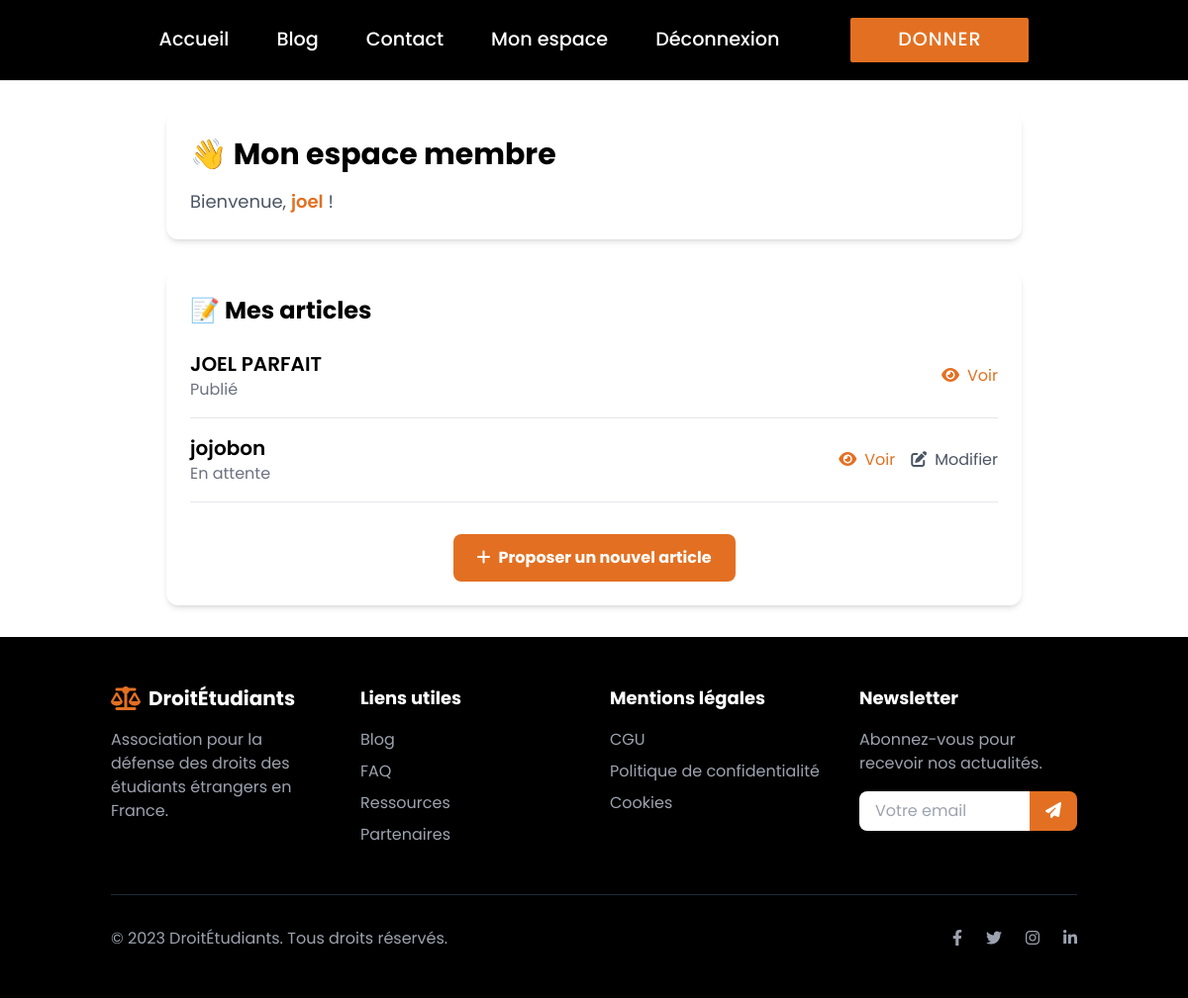
Page /dashboard/ (signed in) on the earlier database version.
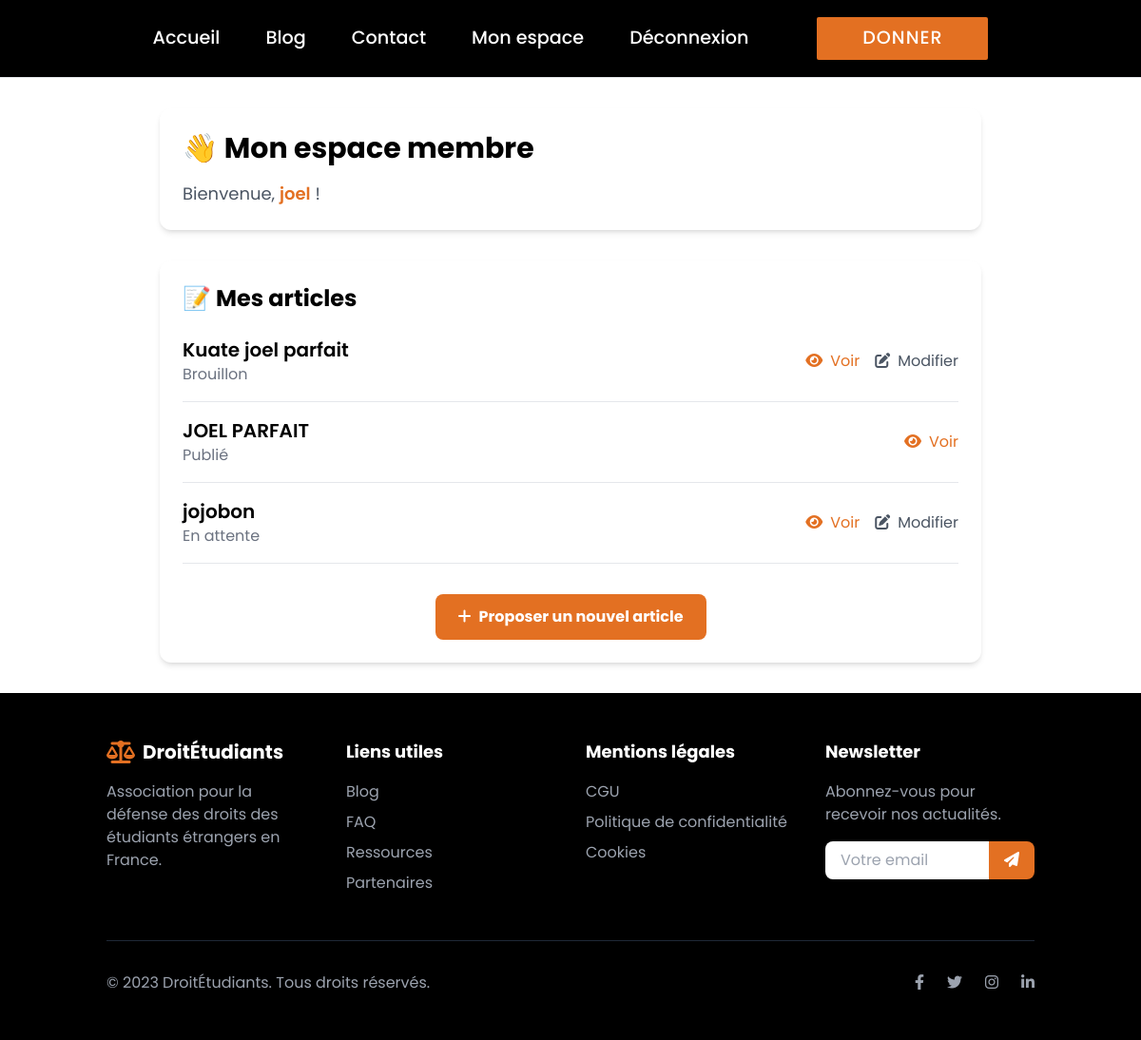
Same page on the later database version.
### core/models.py (models this page shows, shortened)
class Article(models.Model):
    ETAT_CHOICES = [
        ('brouillon', 'Brouillon'),
        ('attente', 'En attente'),
        ('publie', 'Publié'),
        ('rejete', 'Rejeté'),
    ]
    titre = models.CharField(max_length=200)
    slug = models.SlugField(unique=True)
    auteur = models.ForeignKey(User, on_delete=models.CASCADE)
    contenu = models.TextField()
    image = models.ImageField(upload_to='articles/', null=True, blank=True)
    etat = models.CharField(max_length=10, choices=ETAT_CHOICES, default='brouillon')
    date_creation = models.DateTimeField(auto_now_add=True)
    date_publication = models.DateTimeField(null=True, blank=True)

### core/views.py (the view)
# urls.py: path('dashboard/', views.dashboard, name='dashboard'),
@login_required
def dashboard(request):
    articles = request.user.article_set.all().order_by('-date_creation')
    return render(request, 'core/dashboard.html', {'articles': articles})

### core/templates/core/dashboard.html (shortened to what this page needs)
{% extends 'core/base.html' %}
{% block content %}
<head>
    <script src="https://cdn.tailwindcss.com"></script>
    <link rel="stylesheet" href="https://cdnjs.cloudflare.com/ajax/libs/font-awesome/6.4.0/css/all.min.css">
</head>
<div class="max-w-4xl mx-auto px-4 py-8">
    <div class="bg-white rounded-xl shadow-md p-6 mb-8">
        <h2 class="text-3xl font-bold text-primary mb-4">👋 Mon espace membre</h2>
        <p class="text-lg text-gray-600">Bienvenue, <span class="font-semibold text-secondary">{{ user.username }}</span> !</p>
    </div>
    <div class="bg-white rounded-xl shadow-md p-6">
        <h3 class="text-2xl font-bold text-primary mb-6">📝 Mes articles</h3>
        {% if articles %}
        <div class="space-y-4">
            {% for article in articles %}
            <div class="border-b border-gray-200 pb-4">
                <div class="flex justify-between items-center">
                    <div>
                        <h4 class="text-xl font-semibold text-primary">{{ article.titre }}</h4>
                        <p class="text-gray-500">{{ article.get_etat_display }}</p>
                    </div>
                    <div class="flex space-x-4">
                        <a href="{% url 'article_apercu' article.pk %}" class="text-secondary hover:text-orange-700 transition duration-300">
                            <i class="fas fa-eye mr-2"></i>Voir
                        </a>
                        {% if article.etat != "publie" %}
                        <a href="{% url 'modifier_article' article.pk %}" class="text-gray-600 hover:text-secondary transition duration-300">
                            <i class="fas fa-edit mr-2"></i>Modifier
                        </a>
                        {% endif %}
                    </div>
                </div>
            </div>
            {% endfor %}
        </div>
        {% else %}
        <p class="text-gray-500 text-center py-8">Aucun article pour l'instant.</p>
        {% endif %}
        <div class="mt-8 text-center">
            <a href="{% url 'proposer_article' %}" class="bg-secondary hover:bg-orange-700 text-white font-bold py-3 px-6 rounded-lg transition duration-300 inline-block">
                <i class="fas fa-plus mr-2"></i>Proposer un nouvel article
            </a>
        </div>
    </div>
</div>
<footer class="bg-black text-white py-12">
    <div class="container mx-auto px-6">
        <div class="grid grid-cols-1 md:grid-cols-4 gap-8">
            <div>
                <div class="flex items-center space-x-2 mb-4">
                    <i class="fas fa-balance-scale text-secondary text-2xl"></i>
                    <span class="font-bold text-xl">DroitÉtudiants</span>
                </div>
                <p class="text-gray-400">Association pour la défense des droits des étudiants étrangers en France.</p>
            </div>
            <div>
                <h4 class="font-bold text-lg mb-4">Liens utiles</h4>
                <ul class="space-y-2">
                    <li><a href="#" class="text-gray-400 hover:text-secondary transition duration-300">Blog</a></li>
                    <li><a href="#" class="text-gray-400 hover:text-secondary transition duration-300">FAQ</a></li>
                    <li><a href="#" class="text-gray-400 hover:text-secondary transition duration-300">Ressources</a></li>
                    <li><a href="#" class="text-gray-400 hover:text-secondary transition duration-300">Partenaires</a></li>
                </ul>
            </div>
            <div>
                <h4 class="font-bold text-lg mb-4">Mentions légales</h4>
                <ul class="space-y-2">
                    <li><a href="#" class="text-gray-400 hover:text-secondary transition duration-300">CGU</a></li>
                    <li><a href="#" class="text-gray-400 hover:text-secondary transition duration-300">Politique de confidentialité</a></li>
                    <li><a href="#" class="text-gray-400 hover:text-secondary transition duration-300">Cookies</a></li>
                </ul>
            </div>
            <div>
                <h4 class="font-bold text-lg mb-4">Newsletter</h4>
                <p class="text-gray-400 mb-4">Abonnez-vous pour recevoir nos actualités.</p>
                <div class="flex">
                    <input type="email" placeholder="Votre email" class="px-4 py-2 rounded-l-lg focus:outline-none text-black w-full">
                    <button class="bg-secondary hover:bg-orange-700 px-4 py-2 rounded-r-lg">
                        <i class="fas fa-paper-plane"></i>
                    </button>
                </div>
            </div>
        </div>
        <div class="border-t border-gray-800 mt-12 pt-8 flex flex-col md:flex-row justify-between items-center">
            <p class="text-gray-400 mb-4 md:mb-0">© 2023 DroitÉtudiants. Tous droits réservés.</p>
            <div class="flex space-x-6">
                <a href="#" class="text-gray-400 hover:text-secondary transition duration-300">
                    <i class="fab fa-facebook-f"></i>
                </a>
                <a href="#" class="text-gray-400 hover:text-secondary transition duration-300">
                    <i class="fab fa-twitter"></i>
                </a>
                <a href="#" class="text-gray-400 hover:text-secondary transition duration-300">
                    <i class="fab fa-instagram"></i>
                </a>
                <a href="#" class="text-gray-400 hover:text-secondary transition duration-300">
                    <i class="fab fa-linkedin-in"></i>
                </a>
            </div>
        </div>
    </div>
</footer>
{% endblock %}

### core/templates/core/base.html (shortened to what this page needs)
<!DOCTYPE html>
<html lang="fr">
<head>
</head>
<body>
    <nav class="main-navbar">
        <ul>
            <li><a href="{% url 'accueil' %}">Accueil</a></li>
            <li><a href="{% url 'blog_list' %}">Blog</a></li>
            <li><a href="{% url 'contact' %}">Contact</a></li>
            {% if user.is_authenticated %}
            <li><a href="{% url 'dashboard' %}">Mon espace</a></li>
            <li><a href="{% url 'logout' %}">Déconnexion</a></li>
            {% else %}
            <li><a href="{% url 'login' %}">Connexion</a></li>
            <li><a href="{% url 'register' %}">Inscription</a></li>
            {% endif %}
            <li>
                <a href="https://buy.stripe.com/cN215e60w2Cf7QYbIO" class="donate-btn">DONNER</a>
            </li>
        </ul>
    </nav>
    <hr>
    {% block content %}{% endblock %}
</body>
</html>

### core/templates/core/base.html (style rules this page uses)
body, .main-navbar ul li a, .donate-btn { font-family: 'Poppins', Arial, Helvetica, sans-serif; }
.main-navbar { width: 100%; background: #000000; padding: 18px 0; display: flex; justify-content: center; color: #fff; }
.main-navbar ul { list-style: none; display: flex; align-items: center; gap: 48px; margin: 0; padding: 0; }
.main-navbar ul li { display: inline-block; }
.main-navbar ul li a { text-decoration: none; color: #ffffff; font-weight: 500; font-size: 1.2rem; padding: 8px 0; transition: color 0.2s; }
.donate-btn { background: #e37022; color: #fff !important; padding: 16px 60px; min-width: 180px; font-weight: bold; border-radius: 2px; margin-left: 24px; font-size: 1.1rem; transition: background 0.2s; text-transform: uppercase; letter-spacing: 1px; border: none; display: inline-block; text-align: center; }

### core/templates/core/dashboard.html (style rules this page uses)
body { font-family: 'Poppins', sans-serif; }
.text-primary { color: #000000; }
.bg-secondary { background-color: #e37022; }
.text-secondary { color: #e37022; }

Differences in the rows shown:
added Article: titre "Kuate joel parfait", etat "Brouillon", shows "Modifier"
